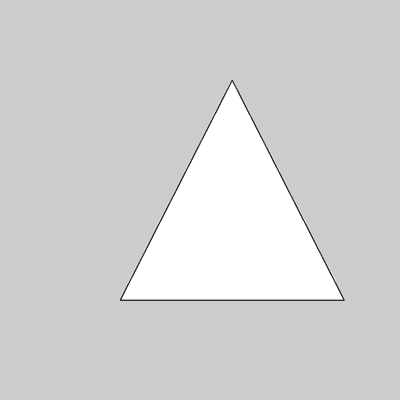
#> input picture data/triangle_.png, 400 x 400 px, found by its file name
$ python delaunay.py
#> lines starting #> are read from the running program, lines starting #| are printed output that depends on the picture; after the words box and inside, x2 and y2 are one past the last pixel; in counts of white or black regions, pixels touching at a corner belong together
import cv2 as cv

img = cv.imread('data/triangle_.png', cv.IMREAD_GRAYSCALE)
#> img is the input picture: shape (400, 400); min 49, max 255, mean 210.8
assert img is not None, "file could not be read, check with os.path.exists()"
ret,thresh = cv.threshold(img,127,255,0)
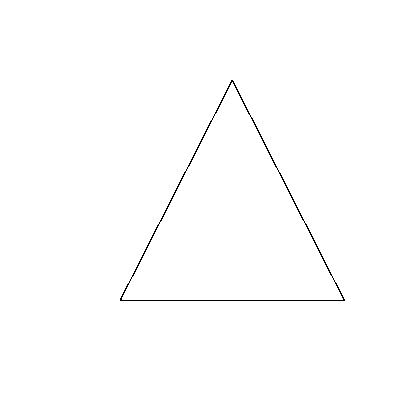
#> thresh: shape (400, 400); 99.5% white; black in thin lines or dots, all inside (x1, y1, x2, y2) = (120, 80, 345, 301)

contours, hierarchy = cv.findContours(thresh, 1, 2)
#> contours = 25 contours, 16 with area under 20; largest, box (x1, y1, x2, y2) and area: (0, 0, 400, 400) 159201, (119, 281, 346, 302) 536, (214, 79, 251, 116) 170, (131, 223, 160, 278) 132, (304, 222, 333, 277) 132
cnt = contours[0]
#> cnt = contour of 72 points, box (x1, y1, x2, y2) (119, 281, 346, 302), area 536
print(cnt)
#> (printed output is left out)

(x,y),radius = cv.minEnclosingCircle(cnt)
#> x = 232; y = 299; radius = 113
center = (int(x),int(y))
#> center = (232, 299)
radius = int(radius)
cv.circle(img,center,radius,(0,255,0),2)
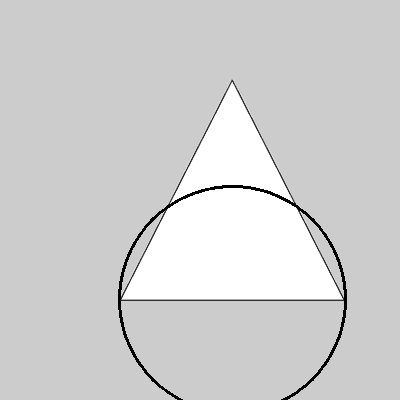
#> img: shape (400, 400); 1.12% of pixels changed, all inside (x1, y1, x2, y2) = (118, 185, 347, 400)

cv.imshow("Delaunay", img)
cv.waitKey(0)
